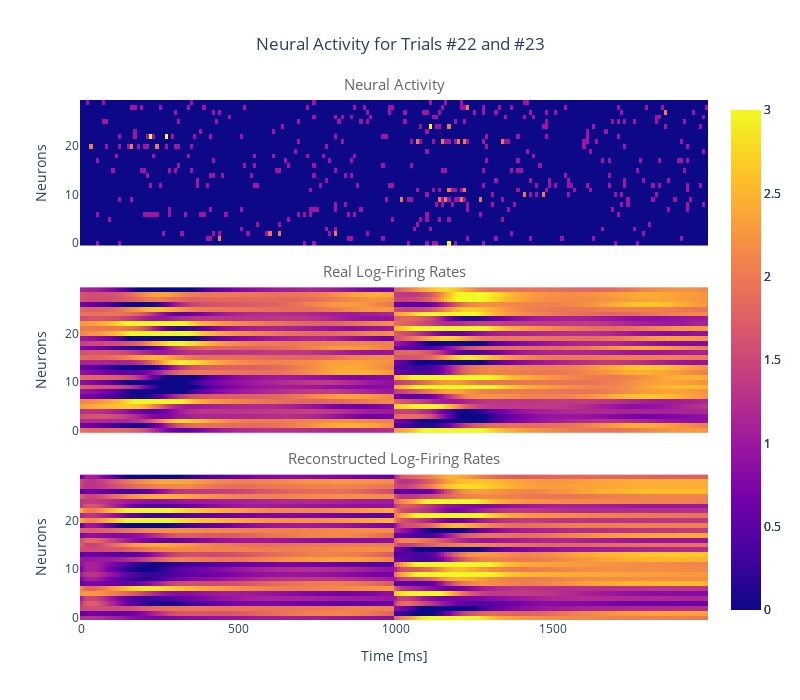

The notebook cell saved with this chart:
### Code cell
trials = slice(22,24,1)

spikes = neural[trials,:,:].numpy()
logf = latent[trials,:,:] @ dataset['neural_weights'] + np.log(5)
recon = log_f_tndm[trials,:,:].numpy()

vmin = max([spikes.min()])
vmax = max([spikes.max()])

    
fig = go.Figure()
fig.update_layout(
    autosize=False,
    width=800,
    height=700,)
fig = make_subplots(rows=3, cols=1, figure=fig, shared_xaxes=True, shared_yaxes=False,
                    vertical_spacing=0.08)

fig.add_trace(go.Heatmap(x=np.concatenate([
    time*settings['step']*1000 + i*1000 for i, x in \
    enumerate(range(int((trials.stop - trials.start) / trials.step)))], axis=0), 
    y=list(range(spikes.shape[-1])),
    z=spikes.reshape([spikes.shape[0]*spikes.shape[1], spikes.shape[2]]).T,
    legendgroup=d,
    name='Noiseless Behaviour %d' % (d),
    zmax=vmax, zmin=vmin), 1, 1)
fig.add_trace(go.Heatmap(x=np.concatenate([
    time*settings['step']*1000 + i*1000 for i, x in \
    enumerate(range(int((trials.stop - trials.start) / trials.step)))], axis=0), 
    y=list(range(spikes.shape[-1])),
    z=logf.reshape([logf.shape[0]*logf.shape[1], logf.shape[2]]).T, 
     name='Noisy Behaviour %d' % (d),
    zmax=vmax, zmin=vmin), 2, 1)
fig.add_trace(go.Heatmap(x=np.concatenate([
    time*settings['step']*1000 + i*1000 for i, x in \
    enumerate(range(int((trials.stop - trials.start) / trials.step)))], axis=0),
    y=list(range(spikes.shape[-1])),
    z=recon.reshape([recon.shape[0]*recon.shape[1], recon.shape[2]]).T, 
     name='Reconstructed Behaviour %d' % (d),
    zmax=vmax, zmin=vmin), 3, 1)
fig.update_layout(
    legend=dict(
        orientation="h",
        yanchor="top",
        y=-.2,
        xanchor="center",
        x=0.5,
        traceorder='normal'
    ),
    title_text='Neural Activity for Trials #22 and #23',
    title_x=0.5,
    annotations=[
        dict(
            showarrow=False,
            font=dict(size=15, color='rgb(100, 100, 100)'),
            xref='x domain',
            x=0.5,
            xanchor='center',
            yref='y domain',
            y=1.03,
            yanchor='bottom',
            text='Neural Activity'),
        dict(
            showarrow=False,
            font=dict(size=15, color='rgb(100, 100, 100)'),
            xref='x domain',
            x=0.5,
            xanchor='center',
            yref='y2 domain',
            y=1.03,
            yanchor='bottom',
            text='Real Log-Firing Rates'),
        dict(
            showarrow=False,
            font=dict(size=15, color='rgb(100, 100, 100)'),
            xref='x domain',
            x=0.5,
            xanchor='center',
            yref='y3 domain',
            y=1.03,
            yanchor='bottom',
            text='Reconstructed Log-Firing Rates')])
fig['layout']['xaxis3'].update(title='Time [ms]')
fig['layout']['yaxis1'].update(title='Neurons')
fig['layout']['yaxis2'].update(title='Neurons')
fig['layout']['yaxis3'].update(title='Neurons')
fig.update_coloraxes(cmax=vmax,cmin=min(0, vmin))
fig.show()
fig.write_image('results/lorenz_grid_lfads_vs_tndm/neural.pdf', width=900, height=700)

### Figure 1 — Plotly figure (JSON) as saved in the notebook; plotly's stock layout.template omitted (floating-point values rounded to 4 significant figures; data arrays with more than 128 entries replaced by an {"elided": "..."} marker saying what was removed)
{"data": [{"legendgroup": "1", "name": "Noiseless Behaviour 1", "type": "heatmap", "x": {"elided": "200 float values"}, "xaxis": "x", "y": [0, 1, 2, 3, 4, 5, 6, 7, 8, 9, 10, 11, 12, 13, 14, 15, 16, 17, 18, 19, 20, 21, 22, 23, 24, 25, 26, 27, 28, 29], "yaxis": "y", "z": {"elided": "30x200 int values"}, "zmax": 3, "zmin": 0}, {"name": "Noisy Behaviour 1", "type": "heatmap", "x": {"elided": "200 float values"}, "xaxis": "x2", "y": [0, 1, 2, 3, 4, 5, 6, 7, 8, 9, 10, 11, 12, 13, 14, 15, 16, 17, 18, 19, 20, 21, 22, 23, 24, 25, 26, 27, 28, 29], "yaxis": "y2", "z": {"elided": "30x200 float values"}, "zmax": 3, "zmin": 0}, {"name": "Reconstructed Behaviour 1", "type": "heatmap", "x": {"elided": "200 float values"}, "xaxis": "x3", "y": [0, 1, 2, 3, 4, 5, 6, 7, 8, 9, 10, 11, 12, 13, 14, 15, 16, 17, 18, 19, 20, 21, 22, 23, 24, 25, 26, 27, 28, 29], "yaxis": "y3", "z": {"elided": "30x200 float values"}, "zmax": 3, "zmin": 0}], "layout": {"annotations": [{"font": {"color": "rgb(100, 100, 100)", "size": 15}, "showarrow": false, "text": "Neural Activity", "x": 0.5, "xanchor": "center", "xref": "x domain", "y": 1.03, "yanchor": "bottom", "yref": "y domain"}, {"font": {"color": "rgb(100, 100, 100)", "size": 15}, "showarrow": false, "text": "Real Log-Firing Rates", "x": 0.5, "xanchor": "center", "xref": "x domain", "y": 1.03, "yanchor": "bottom", "yref": "y2 domain"}, {"font": {"color": "rgb(100, 100, 100)", "size": 15}, "showarrow": false, "text": "Reconstructed Log-Firing Rates", "x": 0.5, "xanchor": "center", "xref": "x domain", "y": 1.03, "yanchor": "bottom", "yref": "y3 domain"}], "autosize": false, "coloraxis": {"cmax": 3, "cmin": 0}, "height": 700, "legend": {"orientation": "h", "traceorder": "normal", "x": 0.5, "xanchor": "center", "y": -0.2, "yanchor": "top"}, "title": {"text": "Neural Activity for Trials #22 and #23", "x": 0.5}, "width": 800, "xaxis": {"anchor": "y", "domain": [0, 1], "matches": "x3", "showticklabels": false}, "xaxis2": {"anchor": "y2", "domain": [0, 1], "matches": "x3", "showticklabels": false}, "xaxis3": {"anchor": "y3", "domain": [0, 1], "title": {"text": "Time [ms]"}}, "yaxis": {"anchor": "x", "domain": [0.72, 1], "title": {"text": "Neurons"}}, "yaxis2": {"anchor": "x2", "domain": [0.36, 0.64], "title": {"text": "Neurons"}}, "yaxis3": {"anchor": "x3", "domain": [0, 0.28], "title": {"text": "Neurons"}}}}
